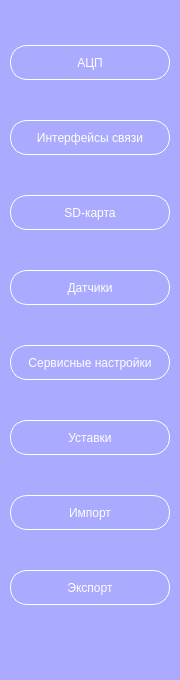
       <widget class="QWidget" name="widget_2" native="true">
        <property name="geometry">
         <rect>
          <x>0</x>
          <y>0</y>
          <width>180</width>
          <height>680</height>
         </rect>
        </property>
        <property name="minimumSize">
         <size>
          <width>180</width>
          <height>680</height>
         </size>
        </property>
        <property name="styleSheet">
         <string notr="true">background-color: rgb(170, 170, 255);</string>
        </property>
        <widget class="QWidget" name="layoutWidget_4">
         <property name="geometry">
          <rect>
           <x>10</x>
           <y>5</y>
           <width>160</width>
           <height>641</height>
          </rect>
         </property>
         <layout class="QVBoxLayout" name="verticalLayout_18">
          <property name="spacing">
           <number>0</number>
          </property>
          <property name="bottomMargin">
           <number>0</number>
          </property>
          <item>
           <widget class="QPushButton" name="invAdcBtn">
            <property name="minimumSize">
             <size>
              <width>140</width>
              <height>35</height>
             </size>
            </property>
            <property name="styleSheet">
             <string notr="true">QPushButton{
 	border: 1px solid rgb(255, 255, 255);
	border-radius: 17px;
	color: white;
}
QPushButton::hover{
	background-color: rgb(150, 150, 225);
}
QPushButton::pressed{
	background-color: rgb(90, 90, 140);
}</string>
            </property>
            <property name="text">
             <string>АЦП</string>
            </property>
           </widget>
          </item>
          <item>
           <widget class="QPushButton" name="InvInterfaceCommunitacionBtn">
            <property name="minimumSize">
             <size>
              <width>140</width>
              <height>35</height>
             </size>
            </property>
            <property name="styleSheet">
             <string notr="true">QPushButton{
 	border: 1px solid rgb(255, 255, 255);
	border-radius: 17px;
	color: white;
}
QPushButton::hover{
	background-color: rgb(150, 150, 225);
}
QPushButton::pressed{
	background-color: rgb(90, 90, 140);
}</string>
            </property>
            <property name="text">
             <string>Интерфейсы связи</string>
            </property>
           </widget>
          </item>
          <item>
           <widget class="QPushButton" name="invSdBtn">
            <property name="minimumSize">
             <size>
              <width>140</width>
              <height>35</height>
             </size>
            </property>
            <property name="styleSheet">
             <string notr="true">QPushButton{
 	border: 1px solid rgb(255, 255, 255);
	border-radius: 17px;
	color: white;
}
QPushButton::hover{
	background-color: rgb(150, 150, 225);
}
QPushButton::pressed{
	background-color: rgb(90, 90, 140);
}</string>
            </property>
            <property name="text">
             <string>SD-карта</string>
            </property>
           </widget>
          </item>
          <item>
           <widget class="QPushButton" name="invSensorBtn">
            <property name="minimumSize">
             <size>
              <width>140</width>
              <height>35</height>
             </size>
            </property>
            <property name="styleSheet">
             <string notr="true">QPushButton{
 	border: 1px solid rgb(255, 255, 255);
	border-radius: 17px;
	color: white;
}
QPushButton::hover{
	background-color: rgb(150, 150, 225);
}
QPushButton::pressed{
	background-color: rgb(90, 90, 140);
}</string>
            </property>
            <property name="text">
             <string>Датчики</string>
            </property>
           </widget>
          </item>
          <item>
           <widget class="QPushButton" name="invServiceSettingsBtn">
            <property name="minimumSize">
             <size>
              <width>140</width>
              <height>35</height>
             </size>
            </property>
            <property name="styleSheet">
             <string notr="true">QPushButton{
 	border: 1px solid rgb(255, 255, 255);
	border-radius: 17px;
	color: white;
}
QPushButton::hover{
	background-color: rgb(150, 150, 225);
}
QPushButton::pressed{
	background-color: rgb(90, 90, 140);
}</string>
            </property>
            <property name="text">
             <string>Сервисные настройки</string>
            </property>
           </widget>
          </item>
          <item>
           <widget class="QPushButton" name="invUstavkBtn">
            <property name="minimumSize">
             <size>
              <width>140</width>
              <height>35</height>
             </size>
            </property>
            <property name="styleSheet">
             <string notr="true">QPushButton{
 	border: 1px solid rgb(255, 255, 255);
	border-radius: 17px;
	color: white;
}
QPushButton::hover{
	background-color: rgb(150, 150, 225);
}
QPushButton::pressed{
	background-color: rgb(90, 90, 140);
}</string>
            </property>
            <property name="text">
             <string>Уставки</string>
            </property>
           </widget>
          </item>
          <item>
           <widget class="QPushButton" name="invImportBtn">
            <property name="minimumSize">
             <size>
              <width>140</width>
              <height>35</height>
             </size>
            </property>
            <property name="styleSheet">
             <string notr="true">QPushButton{
 	border: 1px solid rgb(255, 255, 255);
	border-radius: 17px;
	color: white;
}
QPushButton::hover{
	background-color: rgb(150, 150, 225);
}
QPushButton::pressed{
	background-color: rgb(90, 90, 140);
}</string>
            </property>
            <property name="text">
             <string>Импорт</string>
            </property>
           </widget>
          </item>
          <item>
           <widget class="QPushButton" name="invExportBtn">
            <property name="minimumSize">
             <size>
              <width>140</width>
              <height>35</height>
             </size>
            </property>
            <property name="styleSheet">
             <string notr="true">QPushButton{
 	border: 1px solid rgb(255, 255, 255);
	border-radius: 17px;
	color: white;
}
QPushButton::hover{
	background-color: rgb(150, 150, 225);
}
QPushButton::pressed{
	background-color: rgb(90, 90, 140);
}</string>
            </property>
            <property name="text">
             <string>Экспорт</string>
            </property>
           </widget>
          </item>
         </layout>
        </widget>
       </widget>
